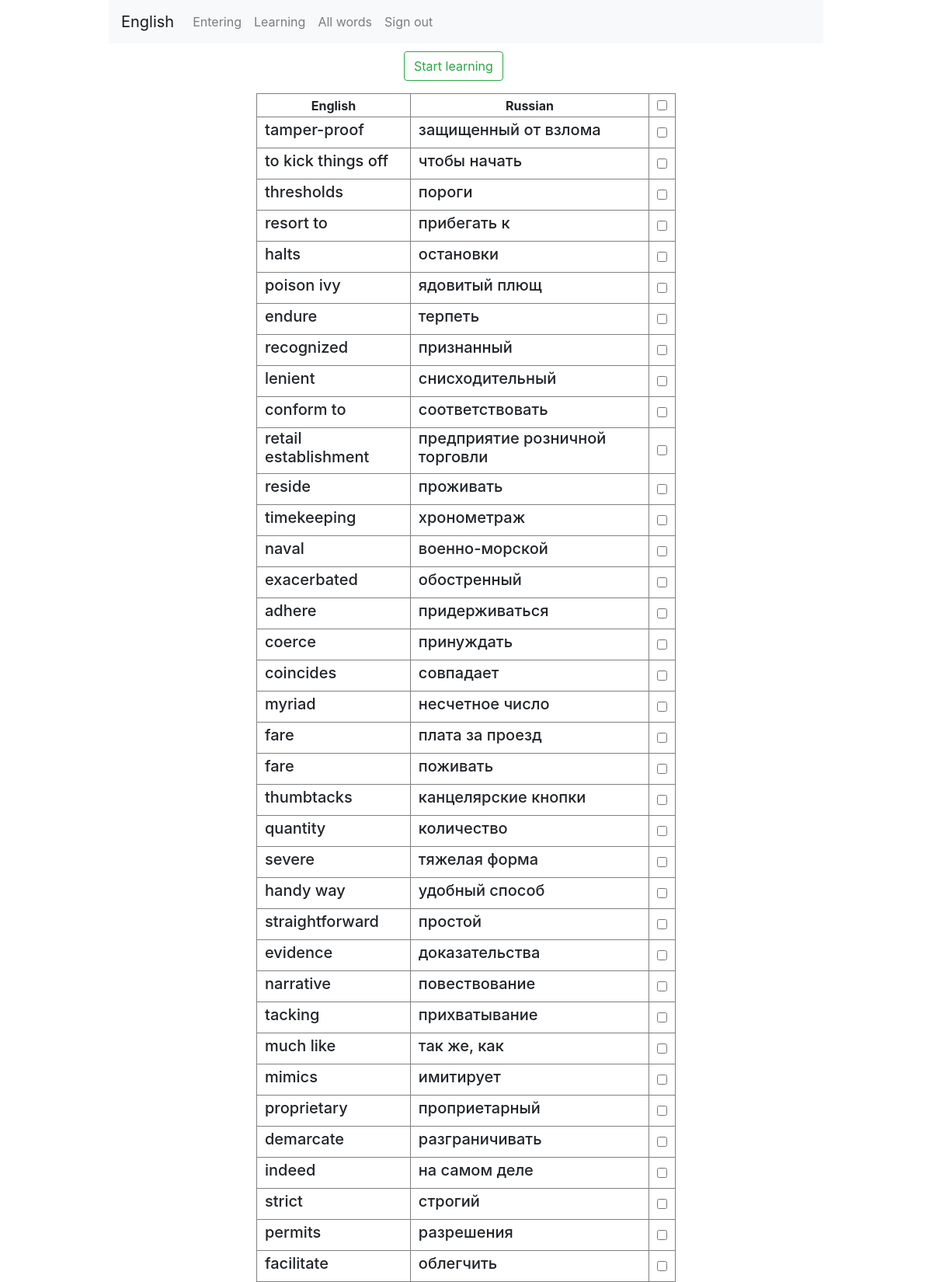
/learn-words/ (signed in, upper part), run on the app's committed database.
### models.py (models this page shows, shortened)
class Words(db.Model):
    id = db.Column(db.Integer, primary_key=True)
    eng_word = db.Column(db.String(200), nullable=False)
    ru_word = db.Column(db.String(200), nullable=False)

### learn_words/blueprint.py (the view, shortened to what this page needs)
@learn_words.route('/', methods=('GET', 'POST'))
@login_required
def index():
    words = Words.query.all()
    words.reverse()
    return render_template('learn_words/index.html', words=words)

### user_enter/blueprint.py (called while the page is built)
@login_manager.user_loader
def user_loader(login):
    login = User.query.filter_by(login=login).first().login
    if login is None:
        return
    user = UserClass()
    user.id = login
    return user

### learn_words/templates/learn_words/index.html (shortened to what this page needs)
{% extends 'base.html' %}
{% block content %}
<div class="container">
    <div class="row justify-content-center">
        <div class="col-2">
            <form method="POST">
                <button type="submit" class="btn btn-outline-success clear-btn" name="btn" value="clear">
                    Start learning
                </button>
    </div>
</div>
</div>
<div class="container">
    <div class="row justify-content-center">
        <div class="col-6">
            <table border="1">
                <tr>
                    <th>
                        English
                    </th>
                    <th>
                        Russian
                    </th>
                    <th>
                        <input type="checkbox" onClick="toggle(this)">
                    </th>
                </tr>
                {% for word in words %}
                <tr>
                    <td>
                        <h5>{{ word.eng_word }}</h5>
                    </td>
                    <td>
                        <h5>{{ word.ru_word }}</h5>
                    </td>
                    <div class="form-group form-check">
                        <td width='20'>
                            <input type="checkbox" class="check-box-word" name="checked_words"
                                value="{{ word.eng_word }}">
                        </td>
                    </div>
                </tr>
                {% endfor %}
            </table>
        </div>
    </div>
</div>
{% endblock %}

### static/main.css (style rules this page uses)
table { width: 100%; margin-top: 10px; margin-bottom: 20px; }
th { height: 30px; text-align: center; }
td { height: 40px; padding-left: 10px; }
.clear-btn { margin-top: 10px; }
.check-box-word { margin-right: 9px; }

### data on the page
Words: eng_word "tamper-proof", ru_word "защищенный от взлома"
Words: eng_word "to kick things off", ru_word "чтобы начать"
Words: eng_word "thresholds", ru_word "пороги"
Words: eng_word "resort to", ru_word "прибегать к"
Words: eng_word "halts", ru_word "остановки"
Words: eng_word "poison ivy", ru_word "ядовитый плющ"
Words: eng_word "endure", ru_word "терпеть"
Words: eng_word "recognized", ru_word "признанный"
Words: eng_word "lenient", ru_word "снисходительный"
Words: eng_word "conform to", ru_word "соответствовать"
Words: eng_word "retail establishment", ru_word "предприятие розничной торговли"
Words: eng_word "reside", ru_word "проживать"
Words: eng_word "timekeeping", ru_word "хронометраж"
Words: eng_word "naval", ru_word "военно-морской"
Words: eng_word "exacerbated", ru_word "обостренный"
Words: eng_word "adhere", ru_word "придерживаться"
Words: eng_word "coerce", ru_word "принуждать"
Words: eng_word "coincides", ru_word "совпадает"
Words: eng_word "myriad", ru_word "несчетное число"
Words: eng_word "fare", ru_word "плата за проезд"
Words: eng_word "fare", ru_word "поживать"
Words: eng_word "thumbtacks", ru_word "канцелярские кнопки"
Words: eng_word "quantity", ru_word "количество"
Words: eng_word "severe", ru_word "тяжелая форма"
Words: eng_word "handy way", ru_word "удобный способ"
Words: eng_word "straightforward", ru_word "простой"
Words: eng_word "evidence", ru_word "доказательства"
Words: eng_word "narrative", ru_word "повествование"
Words: eng_word "tacking", ru_word "прихватывание"
Words: eng_word "much like", ru_word "так же, как"
Words: eng_word "mimics", ru_word "имитирует"
Words: eng_word "proprietary", ru_word "проприетарный"
Words: eng_word "demarcate", ru_word "разграничивать"
Words: eng_word "indeed", ru_word "на самом деле"
Words: eng_word "strict", ru_word "строгий"
Words: eng_word "permits", ru_word "разрешения"
Words: eng_word "facilitate", ru_word "облегчить"
